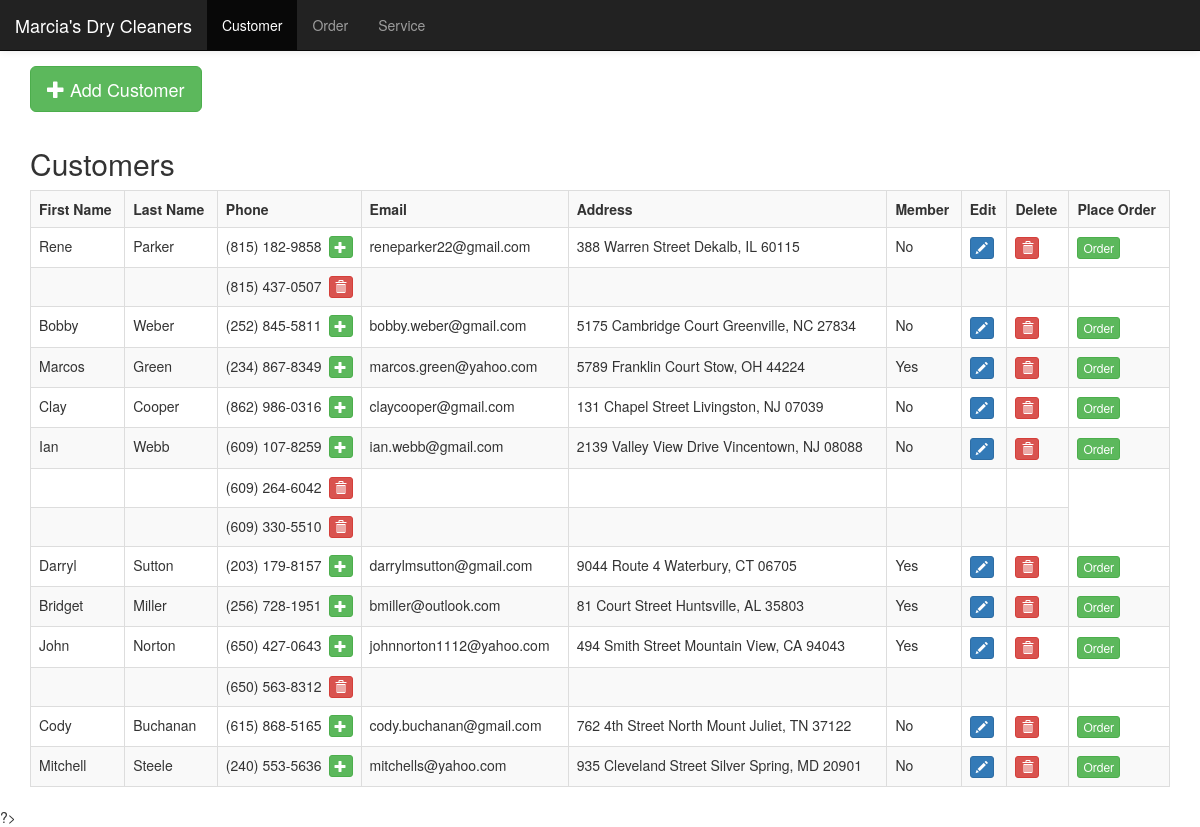
/customer.php, run on the app's committed database.
### tables this page shows
CREATE TABLE `phone` (
    CustomerID INT,
    Phone VARCHAR(45),
    PRIMARY KEY (CustomerID, Phone),
    FOREIGN KEY (CustomerID) REFERENCES `customer`(CustomerID) ON UPDATE RESTRICT ON DELETE CASCADE
);

CREATE TABLE `customer` (
    CustomerID INT PRIMARY KEY AUTO_INCREMENT,
    FirstName VARCHAR(45) NOT NULL,
    LastName VARCHAR(45) NOT NULL,
    Email VARCHAR(255) NOT NULL,
    Address VARCHAR(255) NOT NULL,
    HasMembership BOOLEAN NOT NULL DEFAULT FALSE
);

### customer.php (the view, shortened to what this page needs)
<!DOCTYPE html>
<html>
<?php require "header.php"; ?>
<body>
<div class="container" style="padding-top:15px;">
    <?php require "connect.php"; ?>
    <?php
    $mysqli = new mysqli($host, $user, $pass, $db);
    ?>
    <button style="margin-bottom:15px" class="btn btn-success btn-lg" data-title="Add" data-toggle="modal" data-target="#add"><span class="glyphicon glyphicon-plus"></span> Add Customer</button>
    <h2>Customers</h2>
    <div class="table-responsive">
        <table class="table table-bordered table-striped">
            <tr>
                <th>First Name</th>
                <th>Last Name</th>
                <th>Phone</th>
                <th>Email</th>
                <th>Address</th>
                <th>Member</th>
                <th>Edit</th>
                <th>Delete</th>
                <th>Place Order</th>
            </tr>
            <?php
                $columns = "customer.CustomerID, FirstName, LastName, Email, Address, HasMembership, Phone";
                $query = "SELECT ".$columns." FROM customer LEFT JOIN phone ON customer.CustomerID = phone.CustomerID";
                $CUSTOMER_ID_INDEX = 0;
                $FIRST_NAME_INDEX = 1;
                $LAST_NAME_INDEX = 2;
                $EMAIL_INDEX = 3;
                $ADDRESS_INDEX = 4;
                $HAS_MEMBERSHIP_INDEX = 5;
                $PHONE_INDEX = 6;
                $lastID = -1;
                $result = $mysqli->query($query);
                while ($row = $result->fetch_array()) {
                    $id = $row[$CUSTOMER_ID_INDEX];
                    $firstName = $row[$FIRST_NAME_INDEX];
                    $lastName = $row[$LAST_NAME_INDEX];
                    $email = $row[$EMAIL_INDEX];
                    $address = $row[$ADDRESS_INDEX];
                    $member = $row[$HAS_MEMBERSHIP_INDEX];
                    $phone = $row[$PHONE_INDEX];
                    $extraPhone = $id == $lastID;
                    if($id == $lastID) {
                        $firstName = $lastName = $email = $address = '';
                        $member = -1;
                    }
                    $lastID = $id;
                    echo '
                        <tr>
                            <td>'.$firstName.'</td>
                            <td>'.$lastName.'</td>
                            <td>'.$phone.''.($extraPhone?'
                                <button class="btn btn-danger btn-xs" style="float:right;" data-title="Delete" data-toggle="modal" data-target="#delete_phone" onclick="javascript:$(\'#delete_phone_confirm_button\').attr(\'value\',\''.$phone.'\');$(\'#delete_phone_customer_id\').attr(\'value\',\''.$id.'\');">
                                    <span class="glyphicon glyphicon-trash"></span>
                                </button>':'
                                <button class="btn btn-success btn-xs" style="float:right;" data-title="Add" data-toggle="modal" data-target="#add_phone" onclick="javascript:$(\'#add_phone_confirm_button\').attr(\'value\',\''.$phone.'\');$(\'#add_phone_customer_id\').attr(\'value\',\''.$id.'\');">
                                    <span class="glyphicon glyphicon-plus"></span>
                                </button>').'</td>
                            <td>'.$email.'</td>
                            <td>'.$address.'</td>
                            <td>'.($member==-1?'':($member==0?'No':'Yes')).'</td>'.(!$extraPhone?'
                            <td>
                                <button class="btn btn-primary btn-xs" data-title="Edit" data-toggle="modal" data-target="#edit" onclick="javascript:$(\'#first_name\').attr(\'value\',\''.$firstName.'\');$(\'#last_name\').attr(\'value\',\''.$lastName.'\');$(\'#phone\').attr(\'value\',\''.$phone.'\');$(\'#email\').attr(\'value\',\''.$email.'\');$(\'#address\').attr(\'value\',\''.$address.'\');document.getElementById(\'member_no\').checked='.$member.'==0;document.getElementById(\'member_yes\').checked=!'.$member.'==0;$(\'#edit_confirm_button\').attr(\'value\',\''.$id.'\');$(\'#edit_customer_old_phone\').attr(\'value\',\''.$phone.'\');">
                                    <span class="glyphicon glyphicon-pencil"></span>
                                </button>
                            </td>
                            <td>
                                <button class="btn btn-danger btn-xs" data-title="Delete" data-toggle="modal" data-target="#delete" onclick="javascript:$(\'#delete_confirm_button\').attr(\'value\',\''.$id.'\')">
                                    <span class="glyphicon glyphicon-trash"></span>
                                </button>
                            </td>
                            <td>
                                <button class="btn btn-success btn-xs" data-title="Order" data-toggle="modal" data-target="#order" onclick="javascript:$(\'#add_order_item_customer_id\').attr(\'value\',\''.$id.'\');$(\'#add_order_item_continue_button\').attr(\'value\',\'-1\');$(\'#add_order_item_finish_button\').attr(\'value\',\'-1\');">
                                    Order
                                </button>
                            </td>':'<td></td><td></td>').'
                        </tr>
                    ';
                }
            ?>
        </table>
    </div>
</div>
?>
</body>
</html>

### header.php (shortened to what this page needs)
<head>
    <link rel="stylesheet" href="css/bootstrap.min.css">
</head>
<nav class="navbar navbar-inverse navbar-static-top" style="margin-bottom:0; box-shadow: 0 0 8px 0 rgba(0,0,0,.1);">
    <div class="container-fluid">
        <div class="navbar-header">
            <a class="navbar-brand" href="index.php">Marcia's Dry Cleaners</a>
        </div>
        <ul class="nav navbar-nav">
            <li <?php if (basename($_SERVER['PHP_SELF']) == 'customer.php') echo 'class="active"' ?>><a
                    href="customer.php">Customer</a></li>
            <li <?php if (basename($_SERVER['PHP_SELF']) == 'order.php') echo 'class="active"' ?>><a
                    href="order.php">Order</a></li>
            <li <?php if (basename($_SERVER['PHP_SELF']) == 'service.php') echo 'class="active"' ?>><a
                    href="service.php">Service</a></li>
        </ul>
    </div>
</nav>

### data on the page
phone: CustomerID.FirstName "Rene", CustomerID.LastName "Parker", Phone "(815) 182-9858", CustomerID.Email "reneparker22@gmail.com", CustomerID.Address "388 Warren Street Dekalb, IL 60115", shows "No"
phone: Phone "(815) 437-0507"
phone: CustomerID.FirstName "Bobby", CustomerID.LastName "Weber", Phone "(252) 845-5811", CustomerID.Email "bobby.weber@gmail.com", CustomerID.Address "5175 Cambridge Court Greenville, NC 27834", shows "No"
phone: CustomerID.FirstName "Marcos", CustomerID.LastName "Green", Phone "(234) 867-8349", CustomerID.Email "marcos.green@yahoo.com", CustomerID.Address "5789 Franklin Court Stow, OH 44224", shows "Yes"
phone: CustomerID.FirstName "Clay", CustomerID.LastName "Cooper", Phone "(862) 986-0316", CustomerID.Email "claycooper@gmail.com", CustomerID.Address "131 Chapel Street Livingston, NJ 07039", shows "No"
phone: CustomerID.FirstName "Ian", CustomerID.LastName "Webb", Phone "(609) 107-8259", CustomerID.Email "ian.webb@gmail.com", CustomerID.Address "2139 Valley View Drive Vincentown, NJ 08088", shows "No"
phone: Phone "(609) 264-6042"
phone: Phone "(609) 330-5510"
phone: CustomerID.FirstName "Darryl", CustomerID.LastName "Sutton", Phone "(203) 179-8157", CustomerID.Email "darrylmsutton@gmail.com", CustomerID.Address "9044 Route 4 Waterbury, CT 06705", shows "Yes"
phone: CustomerID.FirstName "Bridget", CustomerID.LastName "Miller", Phone "(256) 728-1951", CustomerID.Email "bmiller@outlook.com", CustomerID.Address "81 Court Street Huntsville, AL 35803", shows "Yes"
phone: CustomerID.FirstName "John", CustomerID.LastName "Norton", Phone "(650) 427-0643", CustomerID.Email "johnnorton1112@yahoo.com", CustomerID.Address "494 Smith Street Mountain View, CA 94043", shows "Yes"
phone: Phone "(650) 563-8312"
phone: CustomerID.FirstName "Cody", CustomerID.LastName "Buchanan", Phone "(615) 868-5165", CustomerID.Email "cody.buchanan@gmail.com", CustomerID.Address "762 4th Street North Mount Juliet, TN 37122"
phone: CustomerID.FirstName "Mitchell", CustomerID.LastName "Steele", Phone "(240) 553-5636", CustomerID.Email "mitchells@yahoo.com", CustomerID.Address "935 Cleveland Street Silver Spring, MD 20901", shows "No"
